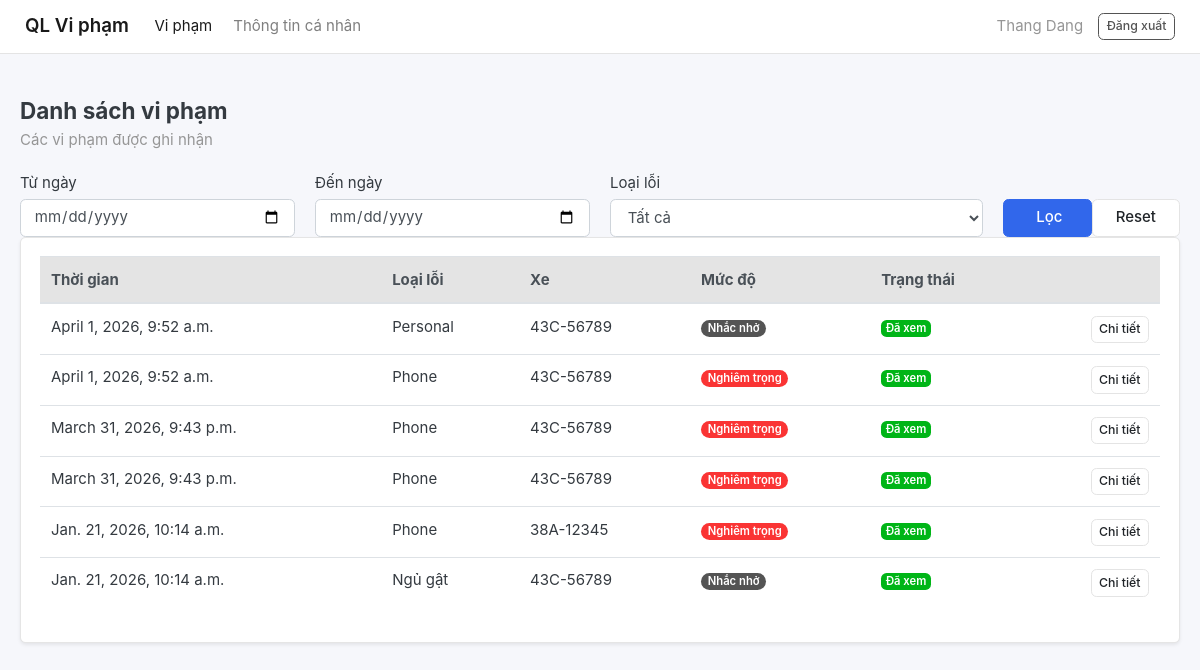
Page /violations/list/ (signed in) on the earlier database version.
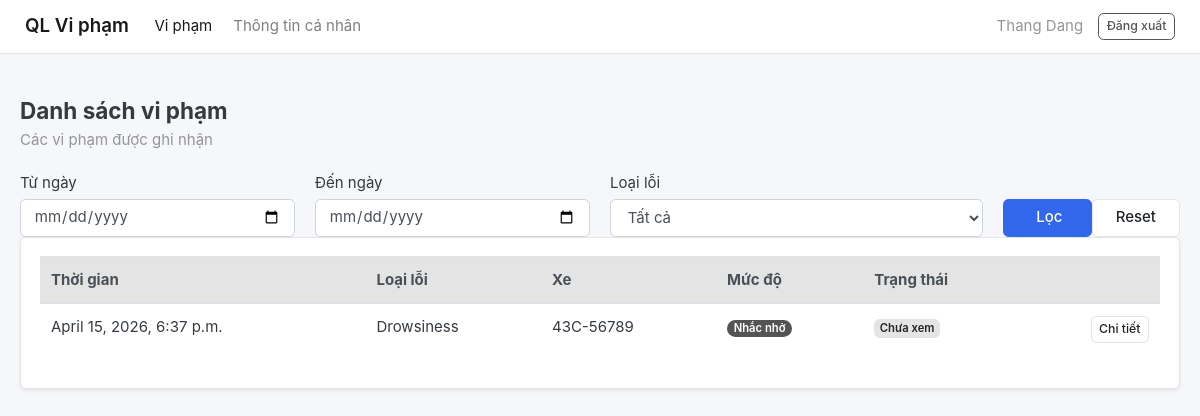
Same page on the later database version.
### accounts/models.py (models this page shows, shortened)
class Account(AbstractBaseUser):
    first_name = models.CharField(max_length=50)
    last_name = models.CharField(max_length=50)
    username = models.CharField(max_length=50, unique=True)
    email = models.EmailField(max_length=100, unique=True)
    phone_number = models.CharField(max_length=15, blank=True)
    card_uid = models.CharField(max_length=50, unique=True, null=True, blank=True)
    date_joined = models.DateTimeField(auto_now_add=True)
    last_login = models.DateTimeField(auto_now=True)
    is_admin = models.BooleanField(default=False)
    is_staff = models.BooleanField(default=False)
    is_active = models.BooleanField(default=True)
    is_superadmin = models.BooleanField(default=False)
    USERNAME_FIELD = 'email'
    REQUIRED_FIELDS = ['username', 'first_name', 'last_name']
    objects = MyAccountManager()
    def get_full_name(self):
        return f"{self.first_name} {self.last_name}"

### violations/models.py (models this page shows, shortened)
class Violation(models.Model):
    category = models.ForeignKey(Category, on_delete=models.CASCADE)
    reporter = models.ForeignKey(Account, on_delete=models.CASCADE)
    vehicle = models.ForeignKey(Vehicle, on_delete=models.CASCADE)
    title = models.CharField(max_length=200, default ="Violation Report")
    description = models.TextField()
    reported_at = models.DateTimeField(auto_now_add=True)
    image = models.ImageField(upload_to='violations/', null=True, blank=True)
    viewed = models.BooleanField(default=False)
    class Meta:
        verbose_name = "Violation"
        verbose_name_plural = "Violations"
        ordering = ['-reported_at']

### categories/models.py (models this page shows, shortened)
class Category(models.Model):
    name = models.CharField(max_length=100)
    description = models.TextField(blank=True, null=True)
    severality_level = models.IntegerField(default=1)
    is_active = models.BooleanField(default=True)
    created_at = models.DateTimeField(auto_now_add=True)
    class Meta:
        verbose_name = "Category"
        verbose_name_plural = "Categories"
        ordering = ['name']

### vehicles/models.py (models this page shows, shortened)
class Vehicle(models.Model):
    license_plate = models.CharField(max_length=20, unique=True)
    model = models.CharField(max_length=100)
    registration_date = models.DateField()

### violations/views.py (the view)
# urls.py: path('list/', views.violation_list, name='violation_list'),
@login_required
def violation_list(request):
    qs = Violation.objects.filter(reporter=request.user).select_related(
        "category", "vehicle", "reporter"
    ).order_by("-reported_at")
    from_date_str = request.GET.get("from_date", "").strip()
    to_date_str = request.GET.get("to_date", "").strip()
    selected_category = request.GET.get("category", "").strip()
    from_date = parse_date(from_date_str) if from_date_str else None
    to_date = parse_date(to_date_str) if to_date_str else None
    if from_date:
        qs = qs.filter(reported_at__date__gte=from_date)
    if to_date:
        qs = qs.filter(reported_at__date__lte=to_date)
    if selected_category:
        qs = qs.filter(category_id=selected_category)
    context = {
        "violations": qs,
        "links": Category.objects.all().order_by("name"),  # danh sách category cho dropdown
        "from_date": from_date_str,
        "to_date": to_date_str,
        "selected_category": selected_category,
    }
    return render(request, "violation_list.html", context)

### categories/context_processors.py (called while the page is built)
def menu_links(request):
    links = Category.objects.all()
    return dict(links=links)

### templates/violation_list.html (shortened to what this page needs)
{% extends "base.html" %} {% block content %}
<div class="container">
  <div class="page-header d-flex justify-content-between align-items-center">
    <div>
      <h4 class="mb-1">Danh sách vi phạm</h4>
      <div class="text-muted">Các vi phạm được ghi nhận</div>
    </div>
  </div>
  <form method="get" class="row g-3 align-items-end">
  <div class="col-md-3">
    <label class="form-label">Từ ngày</label>
    <input type="date" class="form-control" name="from_date" value="{{ from_date|default:'' }}">
  </div>
  <div class="col-md-3">
    <label class="form-label">Đến ngày</label>
    <input type="date" class="form-control" name="to_date" value="{{ to_date|default:'' }}">
  </div>
  <div class="col-md-4">
    <label class="form-label">Loại lỗi</label>
    <select class="form-control" name="category">
      <option value="">Tất cả</option>
    </select>
  </div>
  <div class="col-md-2 d-flex gap-2">
    <button class="btn btn-primary w-100" type="submit">
       Lọc
    </button>
    <a class="btn btn-light w-100" href="{% url 'violation_list' %}">
      Reset
    </a>
  </div>
</form>
  <div class="card shadow-sm">
    <div class="card-body">
      <table class="table table-hover">
        <thead class="thead-light">
          <tr>
            <th>Thời gian</th>
            <th>Loại lỗi</th>
            <th>Xe</th>
            <th>Mức độ</th>
            <th>Trạng thái</th>
            <th></th>
          </tr>
        </thead>
        <tbody>
          {% for violation in violations %}
          <tr>
            <td>{{ violation.reported_at }}</td>
            <td>{{violation.category.name}}</td>
            <td>{{ violation.vehicle.license_plate }}</td>
            <td>
              <span
                class="badge badge-pill {% if violation.category.severality_level == 2 %} badge-danger {% else %} badge-secondary {% endif %}"
              >
                {% if violation.category.severality_level == 2 %} Nghiêm trọng
                {% else %} Nhắc nhở {% endif %}
              </span>
            </td>
            <td>
              {% if violation.viewed %}
              <span class="badge badge-success">Đã xem</span>
              {% else %}
              <span class="badge badge-light border">Chưa xem</span>
              {% endif %}
            <td class="text-right">
              <a class="btn btn-light btn-sm" href="{% url 'violation_detail' violation.id %}">
  Chi tiết
</a>
            </td>
          </tr>
          {% endfor %}
        </tbody>
      </table>
    </div>
  </div>
</div>
{% endblock %}

### templates/base.html (shortened to what this page needs)
{% load static %}
<!doctype html>
<html lang="vi">
  <head>
    <link rel="stylesheet" href="{% static 'css/bootstrap.css' %}" />
    <link rel="stylesheet" href="{% static 'css/ui.css' %}" />
    <link rel="stylesheet" href="{% static 'css/responsive.css' %}" />
  </head>
  <body>
    <nav class="navbar navbar-expand-lg navbar-light bg-white border-bottom">
      <div class="container">
        <a
          class="navbar-brand font-weight-bold"
          href="{% url 'violation_list' %}"
          >QL Vi phạm</a
        >
        <ul class="navbar-nav mr-auto">
          <li
            class="nav-item {% if request.resolver_match.url_name == 'violation_list' %}active{% endif %}"
          >
            <a class="nav-link" href="{% url 'violation_list' %}">Vi phạm</a>
          </li>
          <li class="nav-item">
            <a class="nav-link" href="{% url 'profile' %}">Thông tin cá nhân</a>
          </li>
        </ul>
        <div class="d-flex align-items-center">
          {% if request.user.is_authenticated %}
          <span class="text-muted mr-3">
            {{ request.user.get_full_name|default:request.user.email }}
          </span>
          <a class="btn btn-outline-secondary btn-sm" href="{% url 'logout' %}">
            Đăng xuất
          </a>
          {% else %}
          <a class="btn btn-primary btn-sm" href="{% url 'login' %}">
            Đăng nhập
          </a>
          {% endif %}
        </div>
      </div>
    </nav>
    <main class="container py-4">
       {% block content %}{% endblock %}
    </main>
  </body>
</html>

### static/css/ui.css (style rules this page uses)
html { font-family: "Inter", sans-serif; font-size: 15px; }
.bg-white { background-color: #fff; }
.btn-light { background-color: #fff; border-color: #e4e4e4; }

### templates/base.html (style rules this page uses)
body { background: #f6f7fb; }
.page-header { padding: 20px 0; }
.badge-pill { border-radius: 999px; }

Differences in the rows shown:
removed Violation: reported_at "April 1, 2026, 9:52 a.m.", category.name "Personal", vehicle.license_plate "43C-56789", shows "Nhắc nhở", viewed "Đã xem"
removed Violation: reported_at "April 1, 2026, 9:52 a.m.", category.name "Phone", vehicle.license_plate "43C-56789", shows "Nghiêm trọng", viewed "Đã xem"
removed Violation: reported_at "March 31, 2026, 9:43 p.m.", category.name "Phone", vehicle.license_plate "43C-56789", shows "Nghiêm trọng", viewed "Đã xem"
removed Violation: reported_at "March 31, 2026, 9:43 p.m.", category.name "Phone", vehicle.license_plate "43C-56789", shows "Nghiêm trọng", viewed "Đã xem"
removed Violation: reported_at "Jan. 21, 2026, 10:14 a.m.", category.name "Phone", vehicle.license_plate "38A-12345", shows "Nghiêm trọng", viewed "Đã xem"
removed Violation: reported_at "Jan. 21, 2026, 10:14 a.m.", category.name "Ngủ gật", vehicle.license_plate "43C-56789", shows "Nhắc nhở", viewed "Đã xem"
added Violation: reported_at "April 15, 2026, 6:37 p.m.", category.name "Drowsiness", vehicle.license_plate "43C-56789", shows "Nhắc nhở", viewed "Chưa xem"
